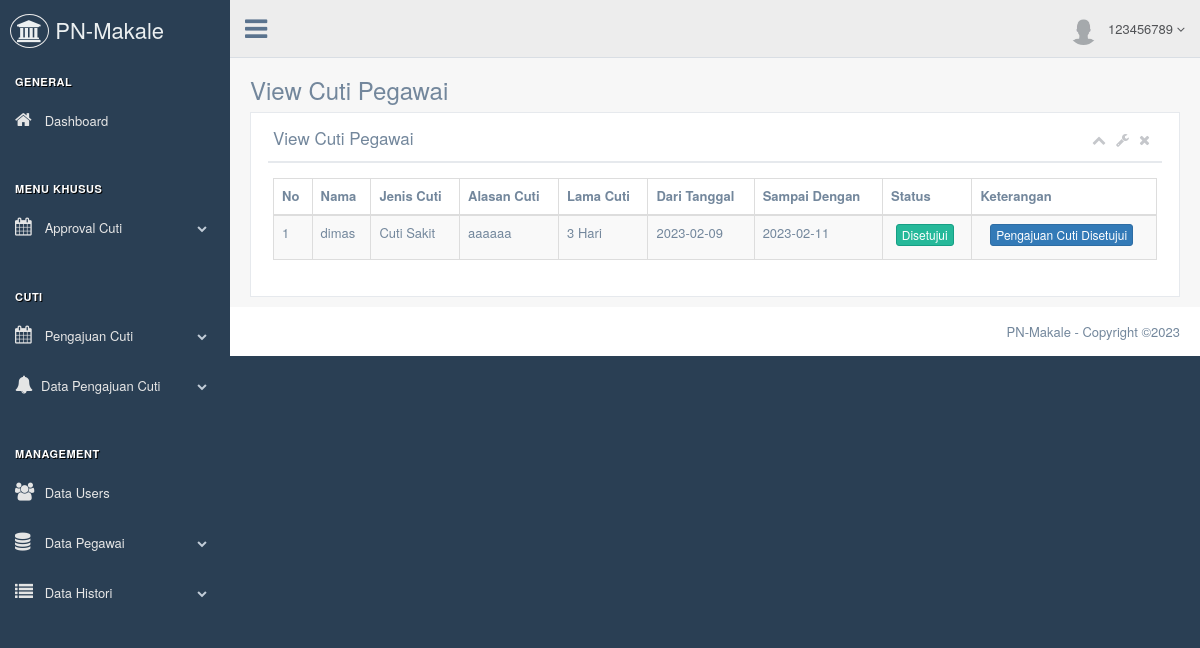
The app's page /admin/index.php?page=viewcutipegawai&nip=987654321 (signed in) with its own data.
### tables this page shows
CREATE TABLE `cuti_pegawai` (
  `id_cutipegawai` int(25) NOT NULL,
  `id_pegawai` int(25) NOT NULL,
  `jenis_cuti` varchar(225) NOT NULL,
  `alasan_cuti` varchar(225) NOT NULL,
  `lama_cuti` varchar(225) NOT NULL,
  `ket_lama_cuti` varchar(225) NOT NULL,
  `dari_tanggal` varchar(225) NOT NULL,
  `sampai_dengan` varchar(225) NOT NULL,
  `panmud_kasubag` varchar(225) DEFAULT NULL,
  `panitera_sekretaris` varchar(225) DEFAULT NULL,
  `ketua` varchar(225) DEFAULT NULL,
  `app_panmud_kasubag` int(25) NOT NULL,
  `app_panitera_sekretaris` int(25) NOT NULL,
  `app_ketua` int(25) NOT NULL,
  `status_cuti` varchar(225) NOT NULL,
  `ket_status_cuti` varchar(225) NOT NULL
);

CREATE TABLE `pegawai` (
  `id_pegawai` int(25) NOT NULL,
  `nama_pegawai` varchar(225) NOT NULL,
  `nip` varchar(225) NOT NULL,
  `id_jabatan` int(25) NOT NULL,
  `id_golongan` int(25) NOT NULL,
  `unit_kerja` varchar(225) NOT NULL
);

### admin/view_cutipegawai.php (the view, shortened to what this page needs)
<div class="page-title">
  <div class="title_left">
    <h3>View Cuti Pegawai</h3>
  </div>
</div>
<div class="clearfix"></div>
<div class="row">
  <div class="col-md-12 col-sm-12 col-xs-12">
    <div class="x_panel">
      <div class="x_title">
        <h2>View Cuti Pegawai <small>Daftar Cuti pegawai</small></h2>
        <ul class="nav navbar-right panel_toolbox">
          <li><a class="collapse-link"><i class="fa fa-chevron-up"></i></a>
          </li>
          <li class="dropdown">
            <a href="#" class="dropdown-toggle" data-toggle="dropdown" role="button" aria-expanded="false"><i class="fa fa-wrench"></i></a>
          </li>
          <li><a class="close-link"><i class="fa fa-close"></i></a>
          </li>
        </ul>
        <div class="clearfix"></div>
      </div>
      <div class="x_content">
        <table id="datatable" class="table table-striped table-bordered">
          <thead>
            <tr>
              <th>No</th>
              <th>Nama</th>
              <th>Jenis Cuti</th>
              <th>Alasan Cuti</th>
              <th>Lama Cuti</th>
              <th>Dari Tanggal</th>
              <th>Sampai Dengan</th>
              <th>Status</th>
              <th>Keterangan</th>
            </tr>
          </thead>
          <tbody>
            <?php
            include "../database/koneksi.php";
              $nip = $_GET['nip'];
              $i = 1;
              $query = mysqli_query($koneksi, "SELECT * FROM cuti_pegawai cuti, pegawai pg, jabatan jb, golongan gl WHERE cuti.id_pegawai = pg.id_pegawai and pg.id_jabatan=jb.id_jabatan and pg.id_golongan=gl.id_golongan and pg.nip='$nip'");
              while ($row = mysqli_fetch_array($query) ) {
                ?>
                <tr>
                  <td><?php echo $i ?></td>
               <td><?php echo $row['nama_pegawai'] ?></td>
               <td><?php echo $row['jenis_cuti'] ?></td>
               <td><?php echo $row['alasan_cuti'] ?></td>
               <td><?php echo $row['lama_cuti'];?> <?php echo $row['ket_lama_cuti'];  ?></td>
               <td><?php echo $row['dari_tanggal']; ?></td>
               <td><?php echo $row['sampai_dengan']; ?></td>
               <td class="text-center">
                <a href="#" class="btn <?php if ($row['status_cuti'] == 'Diajukan' || $row['status_cuti'] == 'Disetujui') {
                  ?>
                  btn-success
                  <?php
                } else {
                  ?>
                  btn-danger
                  <?php
                }
                 ?> btn-xs "> <?php echo $row['status_cuti']; ?></a>
               </td>
               <td class="text-center">
                 <a href="#" class="btn btn-primary btn-xs "> <?php echo $row['ket_status_cuti']; ?></a>
               </td>
                </tr>
                <?php
                $i++;
              }
            ?>
          </tbody>
        </table>
      </div>
    </div>
  </div>
</div>

### records on screen
cuti_pegawai: id_pegawai.nama_pegawai "dimas", jenis_cuti "Cuti Sakit", alasan_cuti "aaaaaa", lama_cuti "3", ket_lama_cuti "Hari", dari_tanggal "2023-02-09", sampai_dengan "2023-02-11", status_cuti "Disetujui", ket_status_cuti "Pengajuan Cuti Disetujui"

### other values on screen
$nip "123456789"
